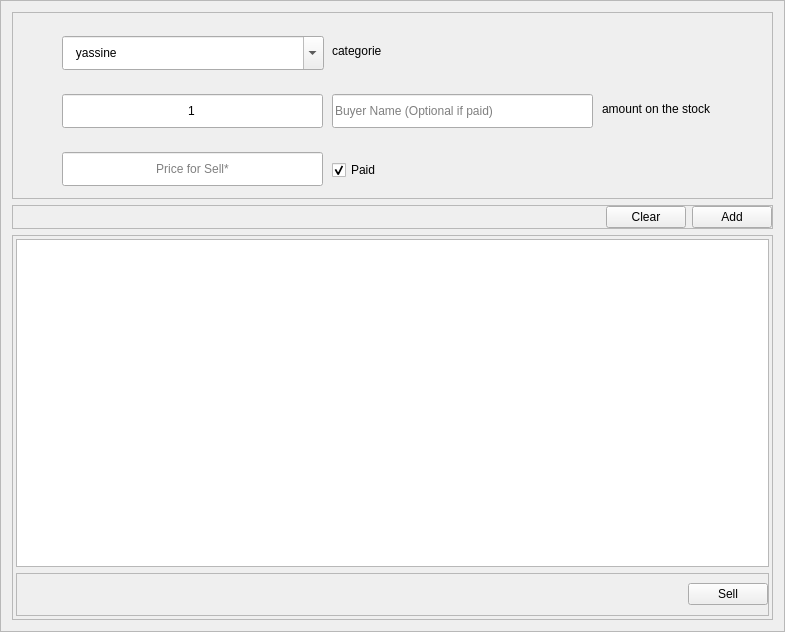
<?xml version="1.0" encoding="UTF-8"?>
<ui version="4.0">
 <class>Frame</class>
 <widget class="QFrame" name="Frame">
  <property name="geometry">
   <rect>
    <x>0</x>
    <y>0</y>
    <width>785</width>
    <height>632</height>
   </rect>
  </property>
  <property name="windowTitle">
   <string>Frame</string>
  </property>
  <property name="styleSheet">
   <string notr="true"/>
  </property>
  <property name="frameShape">
   <enum>QFrame::StyledPanel</enum>
  </property>
  <property name="lineWidth">
   <number>1</number>
  </property>
  <property name="midLineWidth">
   <number>0</number>
  </property>
  <layout class="QHBoxLayout" name="horizontalLayout">
   <item>
    <layout class="QVBoxLayout" name="verticalLayout">
     <property name="topMargin">
      <number>0</number>
     </property>
     <item>
      <widget class="QFrame" name="frame">
       <property name="minimumSize">
        <size>
         <width>0</width>
         <height>187</height>
        </size>
       </property>
       <property name="maximumSize">
        <size>
         <width>16777215</width>
         <height>187</height>
        </size>
       </property>
       <property name="frameShape">
        <enum>QFrame::StyledPanel</enum>
       </property>
       <property name="frameShadow">
        <enum>QFrame::Raised</enum>
       </property>
       <widget class="QLineEdit" name="qt">
        <property name="geometry">
         <rect>
          <x>50</x>
          <y>82</y>
          <width>261</width>
          <height>34</height>
         </rect>
        </property>
        <property name="text">
         <string>1</string>
        </property>
        <property name="alignment">
         <set>Qt::AlignCenter</set>
        </property>
        <property name="placeholderText">
         <string>Quantity*</string>
        </property>
       </widget>
       <widget class="QLabel" name="categorie">
        <property name="geometry">
         <rect>
          <x>320</x>
          <y>24</y>
          <width>251</width>
          <height>30</height>
         </rect>
        </property>
        <property name="text">
         <string>categorie</string>
        </property>
       </widget>
       <widget class="QLineEdit" name="buyer">
        <property name="geometry">
         <rect>
          <x>320</x>
          <y>82</y>
          <width>261</width>
          <height>34</height>
         </rect>
        </property>
        <property name="placeholderText">
         <string>Buyer Name (Optional if paid)</string>
        </property>
       </widget>
       <widget class="QLabel" name="rest">
        <property name="geometry">
         <rect>
          <x>590</x>
          <y>82</y>
          <width>110</width>
          <height>30</height>
         </rect>
        </property>
        <property name="text">
         <string>amount on the stock</string>
        </property>
       </widget>
       <widget class="QLineEdit" name="price">
        <property name="geometry">
         <rect>
          <x>50</x>
          <y>140</y>
          <width>261</width>
          <height>34</height>
         </rect>
        </property>
        <property name="text">
         <string/>
        </property>
        <property name="alignment">
         <set>Qt::AlignCenter</set>
        </property>
        <property name="placeholderText">
         <string>Price for Sell*</string>
        </property>
       </widget>
       <widget class="QCheckBox" name="is_paid">
        <property name="geometry">
         <rect>
          <x>320</x>
          <y>143</y>
          <width>95</width>
          <height>30</height>
         </rect>
        </property>
        <property name="text">
         <string>Paid</string>
        </property>
        <property name="checked">
         <bool>true</bool>
        </property>
        <property name="tristate">
         <bool>false</bool>
        </property>
       </widget>
       <widget class="QComboBox" name="product_name">
        <property name="geometry">
         <rect>
          <x>50</x>
          <y>24</y>
          <width>262</width>
          <height>34</height>
         </rect>
        </property>
        <property name="inputMethodHints">
         <set>Qt::ImhNone</set>
        </property>
        <property name="editable">
         <bool>true</bool>
        </property>
        <property name="placeholderText" stdset="0">
         <string/>
        </property>
        <item>
         <property name="text">
          <string>   yassine</string>
         </property>
        </item>
        <item>
         <property name="text">
          <string>baghdadi</string>
         </property>
        </item>
        <item>
         <property name="text">
          <string>Guercif</string>
         </property>
        </item>
       </widget>
      </widget>
     </item>
     <item>
      <widget class="QFrame" name="frame_2">
       <property name="maximumSize">
        <size>
         <width>16777215</width>
         <height>48</height>
        </size>
       </property>
       <property name="frameShape">
        <enum>QFrame::StyledPanel</enum>
       </property>
       <property name="frameShadow">
        <enum>QFrame::Raised</enum>
       </property>
       <layout class="QHBoxLayout" name="horizontalLayout_3">
        <property name="leftMargin">
         <number>0</number>
        </property>
        <property name="topMargin">
         <number>0</number>
        </property>
        <property name="rightMargin">
         <number>0</number>
        </property>
        <property name="bottomMargin">
         <number>0</number>
        </property>
        <item>
         <layout class="QHBoxLayout" name="horizontalLayout_2">
          <item>
           <spacer name="horizontalSpacer">
            <property name="orientation">
             <enum>Qt::Horizontal</enum>
            </property>
            <property name="sizeHint" stdset="0">
             <size>
              <width>40</width>
              <height>20</height>
             </size>
            </property>
           </spacer>
          </item>
          <item>
           <widget class="QPushButton" name="clear">
            <property name="text">
             <string>Clear</string>
            </property>
           </widget>
          </item>
          <item>
           <widget class="QPushButton" name="add">
            <property name="text">
             <string>Add</string>
            </property>
           </widget>
          </item>
         </layout>
        </item>
       </layout>
      </widget>
     </item>
     <item>
      <widget class="QFrame" name="frame_3">
       <property name="frameShape">
        <enum>QFrame::StyledPanel</enum>
       </property>
       <property name="frameShadow">
        <enum>QFrame::Raised</enum>
       </property>
       <layout class="QVBoxLayout" name="verticalLayout_3">
        <property name="leftMargin">
         <number>3</number>
        </property>
        <property name="topMargin">
         <number>3</number>
        </property>
        <property name="rightMargin">
         <number>3</number>
        </property>
        <property name="bottomMargin">
         <number>3</number>
        </property>
        <item>
         <layout class="QVBoxLayout" name="verticalLayout_2">
          <item>
           <widget class="QTableWidget" name="to_sell_table"/>
          </item>
         </layout>
        </item>
        <item>
         <widget class="QFrame" name="frame_4">
          <property name="minimumSize">
           <size>
            <width>0</width>
            <height>43</height>
           </size>
          </property>
          <property name="frameShape">
           <enum>QFrame::StyledPanel</enum>
          </property>
          <property name="frameShadow">
           <enum>QFrame::Raised</enum>
          </property>
          <layout class="QHBoxLayout" name="horizontalLayout_5">
           <property name="leftMargin">
            <number>0</number>
           </property>
           <property name="topMargin">
            <number>0</number>
           </property>
           <property name="rightMargin">
            <number>0</number>
           </property>
           <property name="bottomMargin">
            <number>0</number>
           </property>
           <item>
            <spacer name="horizontalSpacer_2">
             <property name="orientation">
              <enum>Qt::Horizontal</enum>
             </property>
             <property name="sizeHint" stdset="0">
              <size>
               <width>40</width>
               <height>20</height>
              </size>
             </property>
            </spacer>
           </item>
           <item>
            <layout class="QHBoxLayout" name="horizontalLayout_4">
             <item>
              <widget class="QPushButton" name="sell">
               <property name="text">
                <string>Sell</string>
               </property>
              </widget>
             </item>
            </layout>
           </item>
          </layout>
         </widget>
        </item>
       </layout>
      </widget>
     </item>
    </layout>
   </item>
  </layout>
 </widget>
 <tabstops>
  <tabstop>product_name</tabstop>
  <tabstop>qt</tabstop>
  <tabstop>buyer</tabstop>
  <tabstop>price</tabstop>
  <tabstop>is_paid</tabstop>
  <tabstop>add</tabstop>
  <tabstop>to_sell_table</tabstop>
  <tabstop>sell</tabstop>
  <tabstop>clear</tabstop>
 </tabstops>
 <resources/>
 <connections/>
</ui>
